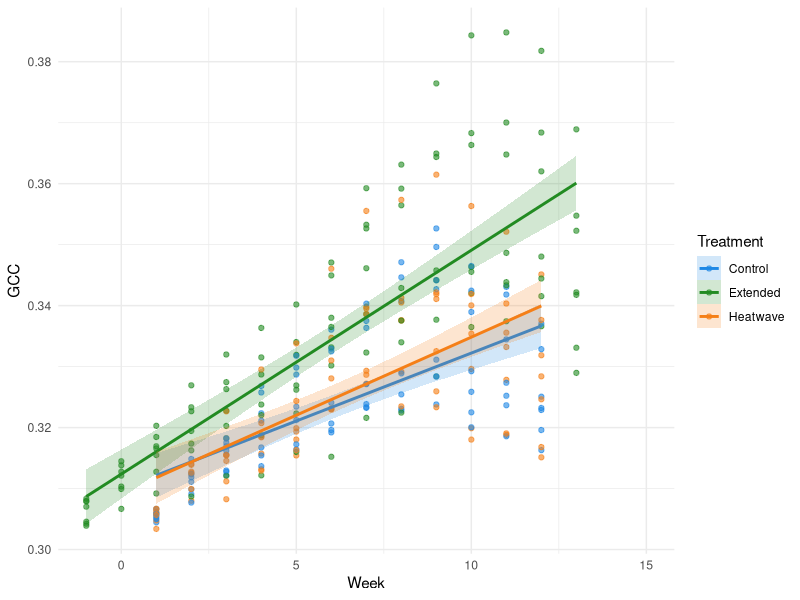
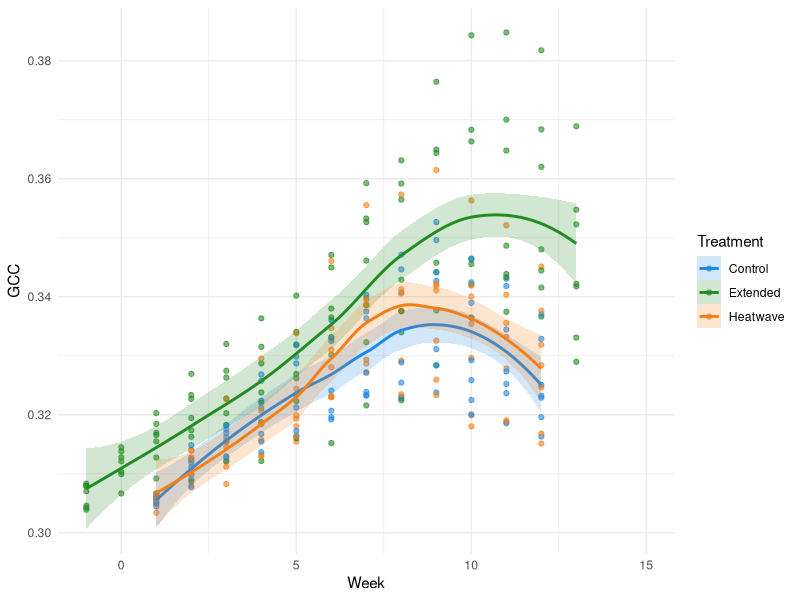
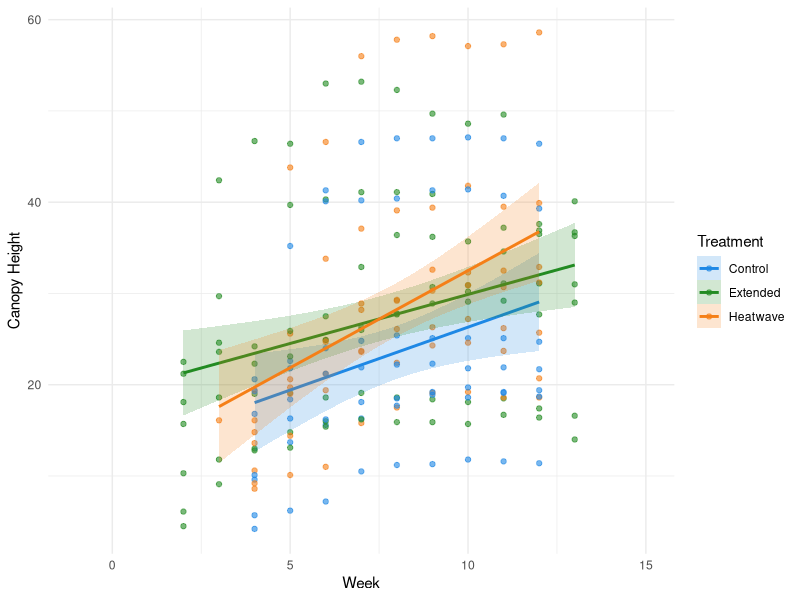
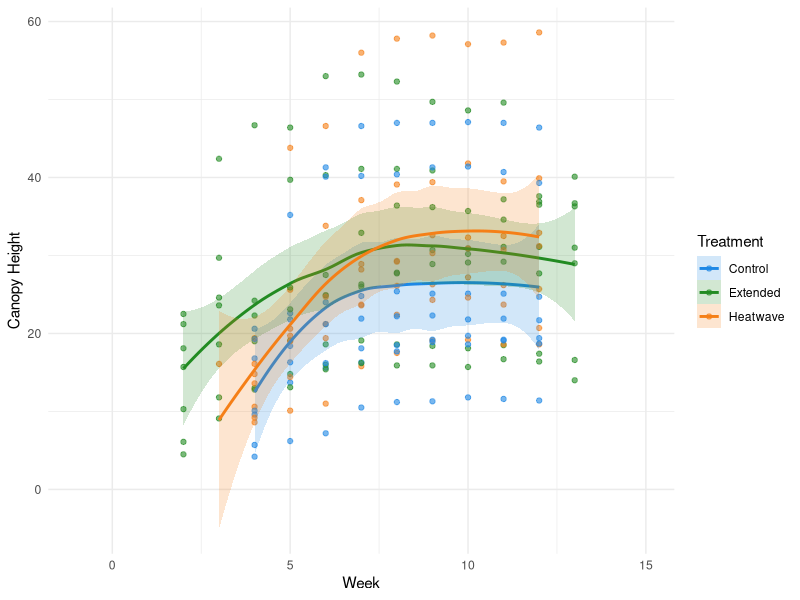

These charts were generated, in order, by the following R code: (Note: this script raises an error after producing the figures.)

############## UPDATED FIGURES ###############
#### Written by Samantha Solis de Ovando #####

# set working directory 
setwd("~/Documents/UndergradThesis/data")

####### shift extended grp by -3 weeks #######
library(dplyr)
original_data <- read.csv("MasterDataSheet_UGthesis_Feb232026.csv")
shifted_data <- original_data %>%
  mutate(measurement.week = ifelse(Treatment == "Extended",
                                   measurement.week - 3,
                                   measurement.week))
#print CSV
#write.csv(shifted_data, "shifted_dataset.csv", row.names = FALSE)

###########################################################################
################################# FIGURES #################################
###########################################################################

### IMPORTANT: USE THIS DATA WHEN PLOTTING BY TIME
plotting_with_time <- read.csv("shifted_dataset.csv")
plotting_with_time$canopyheight <- as.numeric(as.character(plotting_with_time$canopyheight))


############## PLANT PRODUCTIVITY ##############

####### GREENNESS #######

## Scatter plot with linear best fit and SE ribbon ##

### figure file name = GCC_Scatter_Linear_Ribbon
#### save graphs as 675x600 for paper
library(ggplot2)

ggplot(plotting_with_time, aes(x = measurement.week, y = meanGCC, color = Treatment)) +
  geom_point(alpha = 0.6, na.rm = TRUE) +
  geom_smooth(aes(fill = Treatment),
              method = "lm",
              se = TRUE,
              alpha = 0.2,
              na.rm = TRUE) +
  scale_color_manual(values = c(
    "Control" = "#1E88E5",
    "Extended" = "#228B22",
    "Heatwave" = "#F57F17"
  )) +
  scale_fill_manual(values = c(
    "Control" = "#1E88E5",
    "Extended" = "#228B22",
    "Heatwave" = "#F57F17"
  )) +
  labs(
    x = "Week",
    y = "GCC"
  ) +
  theme_minimal()

#############################################
## Scatter plot with local regression line ##
#file name of figure: GCC_Scatter_LocalRegression

library(ggplot2)

ggplot(plotting_with_time, aes(x = measurement.week, y = meanGCC, color = Treatment)) +
  geom_point(alpha = 0.6, na.rm = TRUE) +
  geom_smooth(aes(fill = Treatment),
              method = "loess",
              se = TRUE,
              alpha = 0.2,
              na.rm = TRUE) +
  scale_color_manual(values = c(
    "Control" = "#1E88E5",
    "Extended" = "#228B22",
    "Heatwave" = "#F57F17"
  )) +
  scale_fill_manual(values = c(
    "Control" = "#1E88E5",
    "Extended" = "#228B22",
    "Heatwave" = "#F57F17"
  )) +
  labs(
    x = "Week",
    y = "GCC"
  ) +
  theme_minimal()


###################### CANOPY HEIGHT ######################

### trouble shooting - plots not coming out right:
#class(plotting_with_time$canopyheight)
#str(plotting_with_time$canopyheight)
#plotting_with_time$canopyheight <- as.numeric(as.character(plotting_with_time$canopyheight))

### scatter with linear regression line ###
#file name: CanopyHeight_Scatter_LinearRegression
library(ggplot2)

ggplot(plotting_with_time, aes(x = measurement.week, y = canopyheight, color = Treatment)) +
  geom_point(alpha = 0.6, na.rm = TRUE) +
  geom_smooth(aes(fill = Treatment),
              method = "lm",
              se = TRUE,
              alpha = 0.2,
              na.rm = TRUE) +
  scale_color_manual(values = c(
    "Control" = "#1E88E5",
    "Extended" = "#228B22",
    "Heatwave" = "#F57F17"
  )) +
  scale_fill_manual(values = c(
    "Control" = "#1E88E5",
    "Extended" = "#228B22",
    "Heatwave" = "#F57F17"
  )) +
  labs(
    x = "Week",
    y = "Canopy Height"
  ) +
  theme_minimal()

### Canopy height scatter with local regression line ###
#file name: CanopyHeight_Scatter_LocalRegression

library(ggplot2)

ggplot(plotting_with_time, aes(x = measurement.week, y = canopyheight, color = Treatment)) +
  geom_point(alpha = 0.6, na.rm = TRUE) +
  geom_smooth(aes(fill = Treatment),
              method = "loess",
              se = TRUE,
              alpha = 0.2,
              na.rm = TRUE) +
  scale_color_manual(values = c(
    "Control" = "#1E88E5",
    "Extended" = "#228B22",
    "Heatwave" = "#F57F17"
  )) +
  scale_fill_manual(values = c(
    "Control" = "#1E88E5",
    "Extended" = "#228B22",
    "Heatwave" = "#F57F17"
  )) +
  labs(
    x = "Week",
    y = "Canopy Height"
  ) +
  theme_minimal()

###################### COVER ######################
### cover scatter with linear regression
# file name for figure: Cover_Scatter_LinearRegression

library(ggplot2)

ggplot(plotting_with_time, aes(x = measurement.week, y = Cover, color = Treatment)) +
  geom_point(alpha = 0.6, na.rm = TRUE) +
  geom_smooth(aes(fill = Treatment),
              method = "lm",
              se = TRUE,
              alpha = 0.2,
              na.rm = TRUE) +
  scale_color_manual(values = c(
    "Control" = "#1E88E5",
    "Extended" = "#228B22",
    "Heatwave" = "#F57F17"
  )) +
  scale_fill_manual(values = c(
    "Control" = "#1E88E5",
    "Extended" = "#228B22",
    "Heatwave" = "#F57F17"
  )) +
  labs(
    x = "Week",
    y = "Cover"
  ) +
  theme_minimal()

### cover scatter with local regression ###
# file name: Cover_Scatter_LocalRegression

library(ggplot2)

ggplot(plotting_with_time, aes(x = measurement.week, y = Cover, color = Treatment)) +
  geom_point(alpha = 0.6, na.rm = TRUE) +
  geom_smooth(aes(fill = Treatment),
              method = "loess",
              se = TRUE,
              alpha = 0.2,
              na.rm = TRUE) +
  scale_color_manual(values = c(
    "Control" = "#1E88E5",
    "Extended" = "#228B22",
    "Heatwave" = "#F57F17"
  )) +
  scale_fill_manual(values = c(
    "Control" = "#1E88E5",
    "Extended" = "#228B22",
    "Heatwave" = "#F57F17"
  )) +
  labs(
    x = "Week",
    y = "Cover"
  ) +
  theme_minimal()

##############################################################################
######################### multi-panel figure for paper #######################
######################### Plant growth and greenness #########################
##############################################################################


library(ggplot2)
library(patchwork)

p1 <- ggplot(plotting_with_time, aes(x = measurement.week, y = Cover, color = Treatment)) +
  geom_point(alpha = 0.6, na.rm = TRUE) +
  geom_smooth(aes(fill = Treatment),
              method = "loess",
              se = TRUE,
              alpha = 0.2,
              na.rm = TRUE) +
  scale_color_manual(values = c(
    "Control" = "#1E88E5",
    "Extended" = "#228B22",
    "Heatwave" = "#F57F17"
  )) +
  scale_fill_manual(values = c(
    "Control" = "#1E88E5",
    "Extended" = "#228B22",
    "Heatwave" = "#F57F17"
  )) +
  labs(
    x = NULL,
    y = "Cover"
  ) +
  theme_minimal()
p2 <- ggplot(plotting_with_time, aes(x = measurement.week, y = canopyheight, color = Treatment)) +
  geom_point(alpha = 0.6, na.rm = TRUE) +
  geom_smooth(aes(fill = Treatment),
              method = "loess",
              se = TRUE,
              alpha = 0.2,
              na.rm = TRUE) +
  scale_color_manual(values = c(
    "Control" = "#1E88E5",
    "Extended" = "#228B22",
    "Heatwave" = "#F57F17"
  )) +
  scale_fill_manual(values = c(
    "Control" = "#1E88E5",
    "Extended" = "#228B22",
    "Heatwave" = "#F57F17"
  )) +
  labs(
    x = NULL,
    y = "Canopy height"
  ) +
  theme_minimal()
p3 <- ggplot(plotting_with_time, aes(x = measurement.week, y = meanGCC, color = Treatment)) +
  geom_point(alpha = 0.6, na.rm = TRUE) +
  geom_smooth(aes(fill = Treatment),
              method = "loess",
              se = TRUE,
              alpha = 0.2,
              na.rm = TRUE) +
  scale_color_manual(values = c(
    "Control" = "#1E88E5",
    "Extended" = "#228B22",
    "Heatwave" = "#F57F17"
  )) +
  scale_fill_manual(values = c(
    "Control" = "#1E88E5",
    "Extended" = "#228B22",
    "Heatwave" = "#F57F17"
  )) +
  labs(
    x = NULL,
    y = "GCC"
  ) +
  theme_minimal()
p4 <- ggplot(plotting_with_time, aes(x = measurement.week, y = Cover, color = Treatment)) +
  geom_point(alpha = 0.6, na.rm = TRUE) +
  geom_smooth(aes(fill = Treatment),
              method = "lm",
              se = TRUE,
              alpha = 0.2,
              na.rm = TRUE) +
  scale_color_manual(values = c(
    "Control" = "#1E88E5",
    "Extended" = "#228B22",
    "Heatwave" = "#F57F17"
  )) +
  scale_fill_manual(values = c(
    "Control" = "#1E88E5",
    "Extended" = "#228B22",
    "Heatwave" = "#F57F17"
  )) +
  labs(
    x = "Week",
    y = "Cover"
  ) +
  theme_minimal()
p5 <- ggplot(plotting_with_time, aes(x = measurement.week, y = canopyheight, color = Treatment)) +
  geom_point(alpha = 0.6, na.rm = TRUE) +
  geom_smooth(aes(fill = Treatment),
              method = "lm",
              se = TRUE,
              alpha = 0.2,
              na.rm = TRUE) +
  scale_color_manual(values = c(
    "Control" = "#1E88E5",
    "Extended" = "#228B22",
    "Heatwave" = "#F57F17"
  )) +
  scale_fill_manual(values = c(
    "Control" = "#1E88E5",
    "Extended" = "#228B22",
    "Heatwave" = "#F57F17"
  )) +
  labs(
    x = "Week",
    y = "Canopy height"
  ) +
  theme_minimal()
p6 <- ggplot(plotting_with_time, aes(x = measurement.week, y = meanGCC, color = Treatment)) +
  geom_point(alpha = 0.6, na.rm = TRUE) +
  geom_smooth(aes(fill = Treatment),
              method = "lm",
              se = TRUE,
              alpha = 0.2,
              na.rm = TRUE) +
  scale_color_manual(values = c(
    "Control" = "#1E88E5",
    "Extended" = "#228B22",
    "Heatwave" = "#F57F17"
  )) +
  scale_fill_manual(values = c(
    "Control" = "#1E88E5",
    "Extended" = "#228B22",
    "Heatwave" = "#F57F17"
  )) +
  labs(
    x = "Week",
    y = "GCC"
  ) +
  theme_minimal()

(p1 | p2 | p3) / (p4 | p5 | p6) +
  plot_layout(guides = "collect") +
  plot_annotation(tag_levels = "A") &
  theme(
    legend.position = "bottom",
    plot.tag = element_text(face = "bold", size = 12)
  )

##### FOR POSTER ###########
#### multi-panel figure ####
library(ggplot2)
install.packages("patchwork")
library(patchwork)
treatment_colours <- c(
  "Control"  = "#1E88E5",
  "Extended" = "#228B22",
  "Heatwave" = "#F57F17"
)

CAGPoster_theme <- theme_minimal(base_size = 26) +
  theme(
    axis.title = element_text(size = 30),
    axis.text = element_text(size = 22),
    legend.title = element_text(size = 26),
    legend.text = element_text(size = 22),
    panel.grid.minor = element_blank(),
    legend.position = "bottom"
  )

### make same plot for any variable for poster ###
make_poster_plot <- function(df, y_col, y_lab) {
  ggplot(df, aes(x = measurement.week, y = .data[[y_col]], color = Treatment)) +
    geom_point(alpha = 0.6, na.rm = TRUE, size = 3) +
    geom_smooth(aes(fill = Treatment),
                method = "loess",
                se = TRUE,
                alpha = 0.2,
                na.rm = TRUE,
                linewidth = 1.5) +
    scale_color_manual(values = treatment_colours) +
    scale_fill_manual(values = treatment_colours) +
    labs(x = "Week", y = y_lab, color = "Treatment", fill = "Treatment") +
    CAGPoster_theme
}

p1 <- make_poster_plot(plotting_with_time, "meanGCC", "Greenness")
p2 <- make_poster_plot(plotting_with_time, "canopyheight", "Canopy height (cm)")
p3 <- make_poster_plot(plotting_with_time, "CanopyExtent", "Cover")

### 1x3 grid
combined <- p1 + p2 + p3 + plot_layout(ncol = 3, guides = "collect") &
  theme(legend.position = "bottom")

combined

############## ABIOTIC SOIL PROPERTIES  ##############

####### SOIL MOISTURE #######
### scatter with linear regression line ###
#file name: SoilMoisture_Scatter_LinearRegression

library(ggplot2)

ggplot(plotting_with_time, aes(x = measurement.week, y = MeanSoilMoisture, color = Treatment)) +
  geom_point(alpha = 0.6, na.rm = TRUE) +
  geom_smooth(aes(fill = Treatment),
              method = "lm",
              se = TRUE,
              alpha = 0.2,
              na.rm = TRUE) +
  scale_color_manual(values = c(
    "Control" = "#1E88E5",
    "Extended" = "#228B22",
    "Heatwave" = "#F57F17"
  )) +
  scale_fill_manual(values = c(
    "Control" = "#1E88E5",
    "Extended" = "#228B22",
    "Heatwave" = "#F57F17"
  )) +
  labs(
    x = "Week",
    y = "Soil Moisture"
  ) +
  theme_minimal()

### scatter with local regression line ###
#file name: SoilMoisture_Scatter_LocalRegression

library(ggplot2)

ggplot(plotting_with_time, aes(x = measurement.week, y = MeanSoilMoisture, color = Treatment)) +
  geom_point(alpha = 0.6, na.rm = TRUE) +
  geom_smooth(aes(fill = Treatment),
              method = "loess",
              se = TRUE,
              alpha = 0.2,
              na.rm = TRUE) +
  scale_color_manual(values = c(
    "Control" = "#1E88E5",
    "Extended" = "#228B22",
    "Heatwave" = "#F57F17"
  )) +
  scale_fill_manual(values = c(
    "Control" = "#1E88E5",
    "Extended" = "#228B22",
    "Heatwave" = "#F57F17"
  )) +
  labs(
    x = "Week",
    y = "Soil Moisture"
  ) +
  theme_minimal()

#################### SOIL PH ####################

### scatter with linear regression line ###
#file name: SoilpH_Scatter_LinearRegression

library(ggplot2)

ggplot(plotting_with_time, aes(x = measurement.week, y = MEANpH, color = Treatment)) +
  geom_point(alpha = 0.6, na.rm = TRUE) +
  geom_smooth(aes(fill = Treatment),
              method = "lm",
              se = TRUE,
              alpha = 0.2,
              na.rm = TRUE) +
  scale_color_manual(values = c(
    "Control" = "#1E88E5",
    "Extended" = "#228B22",
    "Heatwave" = "#F57F17"
  )) +
  scale_fill_manual(values = c(
    "Control" = "#1E88E5",
    "Extended" = "#228B22",
    "Heatwave" = "#F57F17"
  )) +
  labs(
    x = "Week",
    y = "Soil pH"
  ) +
  theme_minimal()

### scatter with local regression line ###
#file name: SoilpH_Scatter_LocalRegression

library(ggplot2)

ggplot(plotting_with_time, aes(x = measurement.week, y = MEANpH, color = Treatment)) +
geom_point(alpha = 0.6, na.rm = TRUE) +
geom_smooth(aes(fill = Treatment),
              method = "loess",
              se = TRUE,
              alpha = 0.2,
              na.rm = TRUE) +
scale_color_manual(values = c(
  "Control" = "#1E88E5",
  "Extended" = "#228B22",
  "Heatwave" = "#F57F17"
  )) +
  scale_fill_manual(values = c(
  "Control" = "#1E88E5",
  "Extended" = "#228B22",
  "Heatwave" = "#F57F17"
  )) +
  labs(
    x = "Week",
    y = "Soil pH"
  ) +
  theme_minimal()

#############1x2 Grid for Poster################
### save as: 2500x800

CAGPoster_theme <- theme_minimal(base_size = 26) +
  theme(
    axis.title = element_text(size = 30),
    axis.text = element_text(size = 22),
    legend.title = element_text(size = 26),
    legend.text = element_text(size = 22),
    panel.grid.minor = element_blank(),
    legend.position = "bottom"
  )

### make same plot for any variable for poster ###
poster_plot <- function(df, y_col, y_lab) {
  ggplot(df, aes(x = measurement.week, y = .data[[y_col]], color = Treatment)) +
    geom_point(alpha = 0.6, na.rm = TRUE, size = 3) +
    geom_smooth(aes(fill = Treatment),
                method = "loess",
                se = TRUE,
                alpha = 0.2,
                na.rm = TRUE,
                linewidth = 1.5) +
    scale_color_manual(values = treatment_colours) +
    scale_fill_manual(values = treatment_colours) +
    labs(x = "Week", y = y_lab, color = "Treatment", fill = "Treatment") +
    CAGPoster_theme
}

p1 <- poster_plot(plotting_with_time, "MeanSoilMoisture", "Soil Moisture")
p2 <- poster_plot(plotting_with_time, "MEANpH", "pH")

### 1x3 grid
combined <- p1 + p2 + plot_layout(ncol = 2, guides = "collect") &
  theme(legend.position = "bottom")

combined


###### side by side box plot (heatwave and autumn only) ##########

################### PLANT PHYSIOLOGICAL RESPONSE #######################
library(ggplot2)
library(dplyr)
library(patchwork)

treat_cols <- c(
  "Control"  = "#1E88E5",
  "Extended" = "#228B22",
  "Heatwave" = "#F57F17"
)

# only Heat wave & Autumn
soil_data <- plotting_with_time %>%
  filter(Season %in% c("Late summer / heatwave", "Autumn")) %>%
  mutate(
    Season = factor(Season, levels = c("Late summer / heatwave", "Autumn")),
    Treatment = factor(Treatment, levels = c("Control", "Heatwave", "Extended"))
  )

# pH plot
pH_plot <- ggplot(soil_data, aes(x = Season, y = MEANpH, fill = Treatment)) +
  geom_boxplot(
    width = 0.65,
    outlier.alpha = 0.5,
    na.rm = TRUE,
    position = position_dodge(width = 0.75)
  ) +
  scale_fill_manual(values = treat_cols) +
  labs(
    title = "Soil pH",
    x = NULL,
    y = "Mean pH",
    fill = "Treatment"
  ) +
  theme_minimal(base_size = 22) +
  theme(
    legend.position = "bottom",
    panel.grid.minor = element_blank()
  )

# Moisture
moisture_plot <- ggplot(soil_data, aes(x = Season, y = MeanSoilMoisture, fill = Treatment)) +
  geom_boxplot(
    width = 0.65,
    outlier.alpha = 0.5,
    na.rm = TRUE,
    position = position_dodge(width = 0.75)
  ) +
  scale_fill_manual(values = treat_cols) +
  labs(
    title = "Soil Moisture",
    x = NULL,
    y = "Mean soil moisture",
    fill = "Treatment"
  ) +
  theme_minimal(base_size = 22) +
  theme(
    legend.position = "bottom",
    panel.grid.minor = element_blank()
  )

#combine plots 1x2 grid + one legend
combined <- (pH_plot + moisture_plot) +
  plot_layout(ncol = 2, guides = "collect") &
  theme(legend.position = "bottom")

combined

#### EVAPOTRANSPIRATION ###
# Pot water loss / week. ET proxy. 

### scatter with linear regression line ###
#file name: Evapotranspiration_Scatter_LinearRegression

library(ggplot2)

ggplot(plotting_with_time, aes(x = measurement.week, y = EvapotranspirationRate, color = Treatment)) +
  geom_point(alpha = 0.6, na.rm = TRUE) +
  geom_smooth(aes(fill = Treatment),
              method = "lm",
              se = TRUE,
              alpha = 0.2,
              na.rm = TRUE) +
  scale_color_manual(values = c(
    "Control" = "#1E88E5",
    "Extended" = "#228B22",
    "Heatwave" = "#F57F17"
  )) +
  scale_fill_manual(values = c(
    "Control" = "#1E88E5",
    "Extended" = "#228B22",
    "Heatwave" = "#F57F17"
  )) +
  labs(
    x = "Week",
    y = "Evapotranspiration (Kg lost/week)"
  ) +
  theme_minimal()

### scatter with local regression line ###
#file name: Evapotranspiration_Scatter_LocalRegression

library(ggplot2)

ggplot(plotting_with_time, aes(x = measurement.week, y = MEANpH, color = Treatment)) +
  geom_point(alpha = 0.6, na.rm = TRUE) +
  geom_smooth(aes(fill = Treatment),
              method = "loess",
              se = TRUE,
              alpha = 0.2,
              na.rm = TRUE) +
  scale_color_manual(values = c(
    "Control" = "#1E88E5",
    "Extended" = "#228B22",
    "Heatwave" = "#F57F17"
  )) +
  scale_fill_manual(values = c(
    "Control" = "#1E88E5",
    "Extended" = "#228B22",
    "Heatwave" = "#F57F17"
  )) +
  labs(
    x = "Week",
    y = "pH"
  ) +
  theme_minimal(base_size = 14)

##########################################################################
##################### Multi-panel figure for paper #######################
######################## Soil mositure & soil pH #########################
##########################################################################

library(ggplot2)
library(patchwork)

p1 <- ggplot(plotting_with_time, aes(x = measurement.week, y = MeanSoilMoisture, color = Treatment)) +
  geom_point(alpha = 0.6, na.rm = TRUE) +
  geom_smooth(aes(fill = Treatment),
              method = "loess",
              se = TRUE,
              alpha = 0.2,
              na.rm = TRUE) +
  scale_color_manual(values = c(
    "Control" = "#1E88E5",
    "Extended" = "#228B22",
    "Heatwave" = "#F57F17"
  )) +
  scale_fill_manual(values = c(
    "Control" = "#1E88E5",
    "Extended" = "#228B22",
    "Heatwave" = "#F57F17"
  )) +
  labs(
    x = "Week",
    y = "Soil Mositure (0-10)"
  ) +
  theme_minimal()

p2 <- ggplot(plotting_with_time, aes(x = measurement.week, y = MEANpH, color = Treatment)) +
  geom_point(alpha = 0.6, na.rm = TRUE) +
  geom_smooth(aes(fill = Treatment),
              method = "loess",
              se = TRUE,
              alpha = 0.2,
              na.rm = TRUE) +
  scale_color_manual(values = c(
    "Control" = "#1E88E5",
    "Extended" = "#228B22",
    "Heatwave" = "#F57F17"
  )) +
  scale_fill_manual(values = c(
    "Control" = "#1E88E5",
    "Extended" = "#228B22",
    "Heatwave" = "#F57F17"
  )) +
  labs(
    x = "Week",
    y = "Soil pH (0-14)"
  ) +
  theme_minimal()
p3 <- ggplot(plotting_with_time, aes(x = measurement.week, y = MeanSoilMoisture, color = Treatment)) +
  geom_point(alpha = 0.6, na.rm = TRUE) +
  geom_smooth(aes(fill = Treatment),
              method = "lm",
              se = TRUE,
              alpha = 0.2,
              na.rm = TRUE) +
  scale_color_manual(values = c(
    "Control" = "#1E88E5",
    "Extended" = "#228B22",
    "Heatwave" = "#F57F17"
  )) +
  scale_fill_manual(values = c(
    "Control" = "#1E88E5",
    "Extended" = "#228B22",
    "Heatwave" = "#F57F17"
  )) +
  labs(
    x = "Week",
    y = "Soil Mositure (0-10)"
  ) +
  theme_minimal()

p4 <- ggplot(plotting_with_time, aes(x = measurement.week, y = MEANpH, color = Treatment)) +
  geom_point(alpha = 0.6, na.rm = TRUE) +
  geom_smooth(aes(fill = Treatment),
              method = "lm",
              se = TRUE,
              alpha = 0.2,
              na.rm = TRUE) +
  scale_color_manual(values = c(
    "Control" = "#1E88E5",
    "Extended" = "#228B22",
    "Heatwave" = "#F57F17"
  )) +
  scale_fill_manual(values = c(
    "Control" = "#1E88E5",
    "Extended" = "#228B22",
    "Heatwave" = "#F57F17"
  )) +
  labs(
    x = "Week",
    y = "Soil pH (0-14)"
  ) +
  theme_minimal()

(p1 | p2) / (p3 | p4) +
  plot_layout(guides = "collect") +
  plot_annotation(tag_levels = "A") &
  theme(legend.position = "bottom")

###########################################################################
####################### Multi-panel figure for paper ######################
########################### Evapotranspiration ############################
###########################################################################

library(ggplot2)
library(patchwork)

p1 <- ggplot(plotting_with_time, aes(x = measurement.week, y = EvapotranspirationRate, color = Treatment)) +
  geom_point(alpha = 0.6, na.rm = TRUE) +
  geom_smooth(aes(fill = Treatment),
              method = "loess",
              se = TRUE,
              alpha = 0.2,
              na.rm = TRUE) +
  scale_color_manual(values = c(
    "Control" = "#1E88E5",
    "Extended" = "#228B22",
    "Heatwave" = "#F57F17"
  )) +
  scale_fill_manual(values = c(
    "Control" = "#1E88E5",
    "Extended" = "#228B22",
    "Heatwave" = "#F57F17"
  )) +
  labs(
    x = "Week",
    y = "Evapotranspiration (Kg lost/week)"
  ) +
  theme_minimal()

p2 <- ggplot(plotting_with_time, aes(x = measurement.week, y = EvapotranspirationRate, color = Treatment)) +
  geom_point(alpha = 0.6, na.rm = TRUE) +
  geom_smooth(aes(fill = Treatment),
              method = "lm",
              se = TRUE,
              alpha = 0.2,
              na.rm = TRUE) +
  scale_color_manual(values = c(
    "Control" = "#1E88E5",
    "Extended" = "#228B22",
    "Heatwave" = "#F57F17"
  )) +
  scale_fill_manual(values = c(
    "Control" = "#1E88E5",
    "Extended" = "#228B22",
    "Heatwave" = "#F57F17"
  )) +
  labs(
    x = "Week",
    y = "Evapotranspiration (Kg lost/week)"
  ) +
  theme_minimal()

(p1 | p2) +
  plot_layout(guides = "collect") +
  plot_annotation(tag_levels = "A") &
  theme(legend.position = "bottom")

###################### ECOSYSTEM GAS FLUXES #######################

############ CO2 respiration #########

### scatter with linear regression line ###
#file name: CO2_Scatter_LinearRegression

library(ggplot2)

ggplot(plotting_with_time, aes(x = measurement.week, y = CO2flux, color = Treatment)) +
  geom_point(alpha = 0.6, na.rm = TRUE) +
  geom_smooth(aes(fill = Treatment),
              method = "lm",
              se = TRUE,
              alpha = 0.2,
              na.rm = TRUE) +
  scale_color_manual(values = c(
    "Control" = "#1E88E5",
    "Extended" = "#228B22",
    "Heatwave" = "#F57F17"
  )) +
  scale_fill_manual(values = c(
    "Control" = "#1E88E5",
    "Extended" = "#228B22",
    "Heatwave" = "#F57F17"
  )) +
  labs(
    x = "Week",
    y = "CO2 respiration"
  ) +
  theme_minimal()

### Scatter with local regression line ###
#File name: CO2_Scatter_LocalRegression

library(ggplot2)

ggplot(plotting_with_time, aes(x = measurement.week, y = CO2flux, color = Treatment)) +
  geom_point(alpha = 0.6, na.rm = TRUE) +
  geom_smooth(aes(fill = Treatment),
              method = "loess",
              se = TRUE,
              alpha = 0.2,
              na.rm = TRUE) +
  scale_color_manual(values = c(
    "Control" = "#1E88E5",
    "Extended" = "#228B22",
    "Heatwave" = "#F57F17"
  )) +
  scale_fill_manual(values = c(
    "Control" = "#1E88E5",
    "Extended" = "#228B22",
    "Heatwave" = "#F57F17"
  )) +
  labs(
    x = "Week",
    y = "CO2 respiration"
  ) +
  theme_minimal(base_size = 26)


############### CH4 Respiration ###############

### scatter with linear regression line ###
#file name: CH4_Scatter_LinearRegression

library(ggplot2)

ggplot(plotting_with_time, aes(x = measurement.week, y = CH4flux, color = Treatment)) +
  geom_point(alpha = 0.6, na.rm = TRUE) +
  geom_smooth(aes(fill = Treatment),
              method = "lm",
              se = TRUE,
              alpha = 0.2,
              na.rm = TRUE) +
  scale_color_manual(values = c(
    "Control" = "#1E88E5",
    "Extended" = "#228B22",
    "Heatwave" = "#F57F17"
  )) +
  scale_fill_manual(values = c(
    "Control" = "#1E88E5",
    "Extended" = "#228B22",
    "Heatwave" = "#F57F17"
  )) +
  labs(
    x = "Week",
    y = "CH4 respiration"
  ) +
  theme_minimal()

##########################################
### Scatter with local regression line ###
#File name: CH4_Scatter_LocalRegression###
##### includes dashed season lines (needs to be updaed) - not working:
#mid-summer line is missing, text overlapping

library(ggplot2)

#added for season labels
library(dplyr)
season_blocks <- plotting_with_time %>%
  filter(!is.na(SeasonLabels), !is.na(measurement.week)) %>%
  group_by(SeasonLabels) %>%
  summarise(
    xmin = min(measurement.week),
    xmax = max(measurement.week),
    xmid = (xmin + xmax) / 2,
    .groups = "drop"
  )
heatwave_start <- 5
heatwave_end <- 7

yr <- range(plotting_with_time$CH4flux, na.rm = TRUE)
y_label <- yr[1] - 0.15 * diff(yr)

### scatter original
ggplot(plotting_with_time, aes(x = measurement.week, y = CH4flux, color = Treatment)) +

##### heatwave shaded block ######
  geom_rect(
    aes(xmin = heatwave_start, xmax = heatwave_end,
        ymin = -Inf, ymax = Inf),
    inherit.aes = FALSE,
    fill = "#ffdbdc",
    alpha = 0.15
  ) +
  
#### dashed season lines #####
geom_vline(
  data = season_blocks,
  aes(xintercept = xmin),
  linetype = "dashed",
  color = "black",
  alpha = 0.6
) +
  
### season labels ###
  geom_text(
    data = season_blocks,
    aes(x = xmid, y = y_label, label = gsub(" ", "\n", SeasonLabels)),
    inherit.aes = FALSE,
    color = "black",
    size = 3,
    lineheight = 0.9
  ) +
  
  expand_limits(y = y_label)+

  ##############################
  geom_point(alpha = 0.6, na.rm = TRUE) +
  geom_smooth(aes(fill = Treatment),
              method = "loess",
              se = TRUE,
              alpha = 0.2,
              na.rm = TRUE) +
  scale_color_manual(values = c(
    "Control" = "#1E88E5",
    "Extended" = "#228B22",
    "Heatwave" = "#F57F17"
  )) +
  scale_fill_manual(values = c(
    "Control" = "#1E88E5",
    "Extended" = "#228B22",
    "Heatwave" = "#F57F17"
  )) +
  labs(
    x = "Week",
    y = "CH4 respiration"
  ) +
  theme_minimal()


################################################################
####### BOX PLOTS - add significance lines BETWEEN BOXES! ######
######################## PLANT RESPONSE ########################


################### FOR POSTER #################
## save as: width = 2500, height = 2100 ##
####### GCC #######
library(ggplot2)
library(dplyr)

box_data <- plotting_with_time %>%
  mutate(
    Treatment = factor(Treatment, levels = c("Control", "Heatwave", "Extended")),
    Season = factor(
    Season, 
    levels = c("Early summer", "Mid-summer", "Late summer / heatwave", "Autumn"),
    labels = c("Early summer", "Mid-summer", "Heat wave", "Autumn"))
  ) %>%
  filter(!is.na(CH4flux))

p <- ggplot(box_data, aes(x = Treatment, y = CH4flux, fill = Treatment)) +
  geom_boxplot(width = 0.7, outlier.alpha = 0.6) +
  facet_grid(. ~ Season) +
  labs(
    title = "Methane respiration by treatment across seasons",
    x = "",
    y = "Methane respiration",
    fill = "Treatment"
  ) +
  scale_fill_manual(values = c(
    "Control"  = "#2C6DB2",
    "Extended" = "#2E7D32",
    "Heatwave" = "#D55E00"
  )) +
  theme_minimal(base_size = 12) +
  theme(
    legend.position = "right",
    strip.text = element_text(face = "bold"),
    axis.text.x = element_blank(),
    axis.ticks.x = element_blank()
  )

print(p)

#####################################
######### CANOPY HEIGHT #############
############ BOX PLOT ###############

## save as: width = 2500, height = 2100 ##
####### Canopy Height #######
library(ggplot2)
library(dplyr)

box_data <- plotting_with_time %>%
  mutate(
    Treatment = factor(Treatment, levels = c("Control", "Heatwave", "Extended")),
    Season = factor(
      Season, 
      levels = c("Early summer", "Mid-summer", "Late summer / heatwave", "Autumn"),
      labels = c("Early summer", "Mid-summer", "Heat wave", "Autumn"))
  ) %>%
  filter(!is.na(MEANpH))

p <- ggplot(box_data, aes(x = Treatment, y = MEANpH, fill = Treatment)) +
  geom_boxplot(width = 0.7, outlier.alpha = 0.6) +
  facet_grid(. ~ Season) +
  labs(
    title = "Canopy Height by treatment across seasons",
    x = "",
    y = "Canopy height",
    fill = "Treatment"
  ) +
  scale_fill_manual(values = c(
    "Control"  = "#2C6DB2",
    "Extended" = "#2E7D32",
    "Heatwave" = "#D55E00"
  )) +
  theme_minimal(base_size = 12) +
  theme(
    legend.position = "right",
    strip.text = element_text(face = "bold"),
    axis.text.x = element_blank(),
    axis.ticks.x = element_blank()
  )

print(p)

#####################################
################# COVER #############
############ BOX PLOT ###############

## save as: width = 2500, height = 2100 ##
####### CO2 #######
library(ggplot2)
library(dplyr)

box_data <- plotting_with_time %>%
  mutate(
    Treatment = factor(Treatment, levels = c("Control", "Heatwave", "Extended")),
    Season = factor(
      Season, 
      levels = c("Early summer", "Mid-summer", "Late summer / heatwave", "Autumn"),
      labels = c("Early summer", "Mid-summer", "Heat wave", "Autumn"))
  ) %>%
  filter(!is.na(CO2flux)) %>%
  filter(Season %in% c("Heat wave", "Autumn"))

p <- ggplot(box_data, aes(x = Treatment, y = CO2flux, fill = Treatment)) +
  geom_boxplot(width = 0.7, outlier.alpha = 0.6) +
  facet_grid(. ~ Season) +
  labs(
    title = "CO2 Respiration during heat wave and autumn",
    x = "",
    y = "CO2 flux",
    fill = "Treatment"
  ) +
  scale_fill_manual(values = c(
    "Control"  = "#2C6DB2",
    "Extended" = "#2E7D32",
    "Heatwave" = "#D55E00"
  )) +
  theme_minimal(base_size = 50) +
  theme(
    legend.position = "right",
    strip.text = element_text(face = "bold"),
    axis.text.x = element_blank(),
    axis.ticks.x = element_blank()
  )

print(p)
